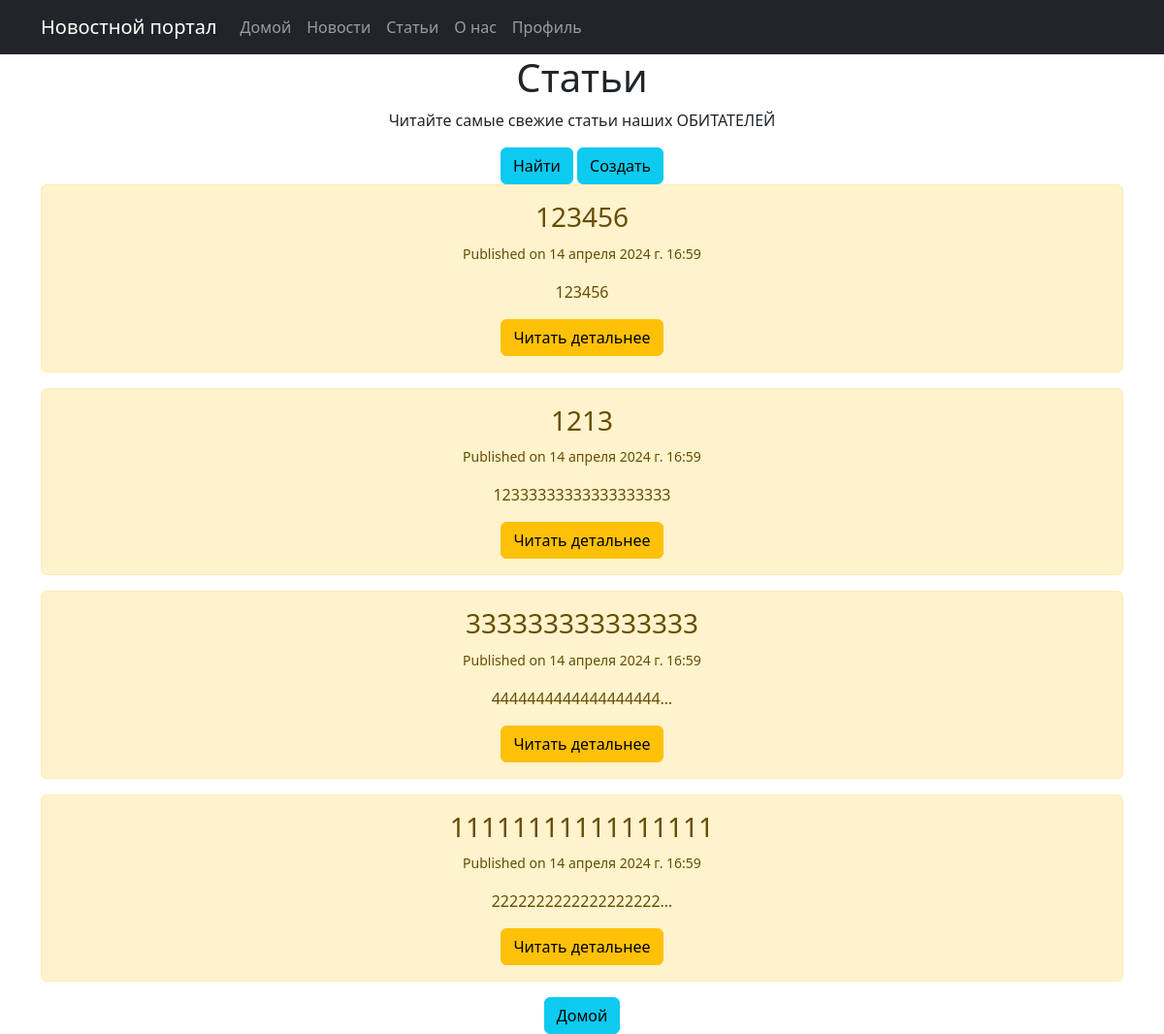
The app's page /articles/ with its own data.
### news/models.py (models this page shows, shortened)
class Post(models.Model):
    author = models.ForeignKey(Author, on_delete=models.CASCADE, verbose_name='Автор')
    TYPES = (
        ('N', 'News'),
        ('A', 'Article'),
    )
    type = models.CharField(max_length=20, choices=TYPES, verbose_name='Тип поста')
    created_at = models.DateTimeField(auto_now_add=True, verbose_name='Дата создания')
    categories = models.ManyToManyField(Category, through='PostCategory', verbose_name='Категории')
    title = models.CharField(max_length=255, verbose_name='Заголовок')
    text = models.TextField(verbose_name='Текст')
    rating = models.IntegerField(default=0, verbose_name='Рейтинг')

### news/views.py (the view)
# urls.py: path('articles/', articles_home, name='articles_home'),
def articles_home(request):
    articles = Post.objects.filter(type='A').order_by('-created_at')
    paginator = Paginator(articles, 10)  # преобразовать в число
    page = request.GET.get('page')
    articles = paginator.get_page(page)
    return render(request, 'articles/articles_home.html', {'articles': articles})

### news/templatetags/custom_filters.py (called while the page is built)
def censor(value):
    unwanted_words = ['редиска', 'сука', 'блять', 'хуй']
    for word in unwanted_words:
        value = value.replace(word, '*' * len(word))
    return value

### news/templates/articles/articles_home.html (shortened to what this page needs)
{% extends 'main/default.html' %}
{% load custom_filters %}
{% block content %}
<div class="feature">
    <h1>Статьи</h1>
    <p>Читайте самые свежие статьи наших ОБИТАТЕЛЕЙ</p>
    <a href="{% url 'articles_search'%}" class="btn btn-info">Найти</a>
    <a href="{% url 'articles_create'%}" class="btn btn-info">Создать</a>
    {% if articles %}
        {% for el in articles %}
        <div class="alert alert-warning">
            <h3>{{ el.title|censor }} </h3>
            <p><small>Published on {{ el.created_at }}</small></p>
            <p>{{ el.text|truncatechars:20|censor }}</p>
            <a href="{% url 'articles_detail' el.id %}" class="btn btn-warning">Читать детальнее</a>
        </div>
        {% endfor%}
    {% else %}
        <p>У вас нет записей!</p>
    {% endif %}
    <a href="{% url 'index' %}">
        <button class="btn btn-info">Домой</button>
    </a>
</div>
{% endblock %}

### records on screen
Post: title|censor "123456", created_at "14 апреля 2024 г. 16:59", text|censor "123456"
Post: title|censor "1213", created_at "14 апреля 2024 г. 16:59", text|censor "12333333333333333333"
Post: title|censor "333333333333333", created_at "14 апреля 2024 г. 16:59", text|censor "4444444444444444444…"
Post: title|censor "11111111111111111", created_at "14 апреля 2024 г. 16:59", text|censor "2222222222222222222…"
